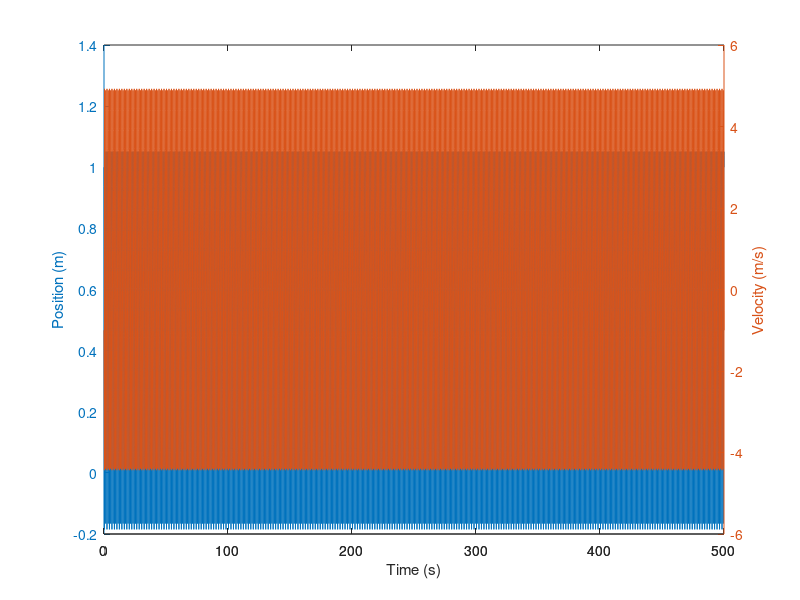
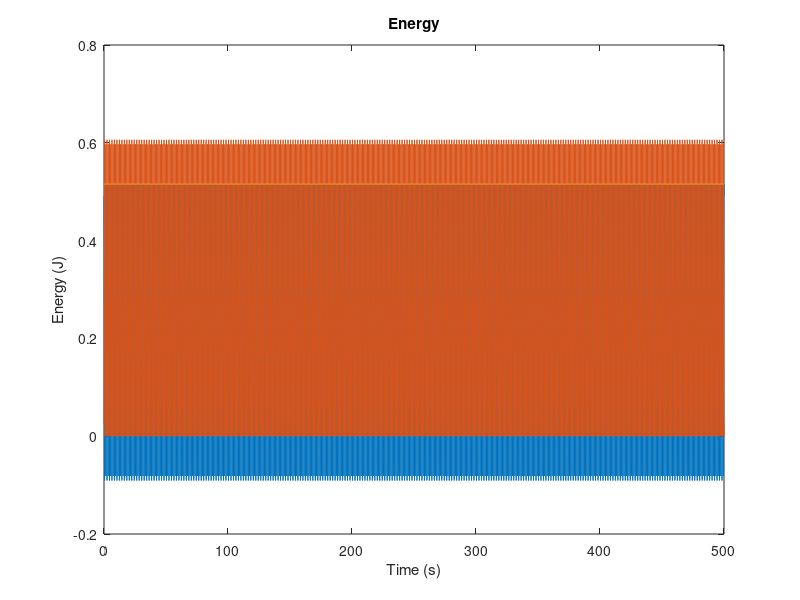

Write MATLAB code to recreate these figures, in order.
%%%%%%%%%%%%%%%%%%%%%%%%%%%%%%%%%%%%%%%%%%
%calcul Bouncing Ball elastic collision
%Nicolas
%03 06 2015
%%%%%%%%%%%%%%%%%%%%%%%%%%%%%%%%%%%%%%%%%%
clear all
close all
clc

%parameter
m=0.05; %mass of the ball
e=1; %restit coeff
z0=1; %initial position
v0=-1; %initial velocity
g=9.81; %gravity
dt=0.05; %time step
N=10000; %number of step

%Velocity Verlet solving
v=[v0];
z=[z0];
Ec(1)=1/2*m*(v(1))^2;
Ep(1)=m*g*z(1);
Em(1)=Ec(1)+Ep(1);

for nn=1:N
    vh=v(nn)-0.5*g*dt;
    z(nn+1)=z(nn)+vh*dt;
    if z(nn+1)>0
        v(nn+1)=vh-0.5*g*dt;
    else
        v(nn+1)=-e*(vh-0.5*g*dt);
    end
    Ec(nn+1)=1/2*m*(v(nn+1))^2;
    Ep(nn+1)=m*g*z(nn+1);
    Em(nn+1)=Ec(nn+1)+Ep(nn+1);
end

%% Plot
t=0:dt:N*dt;
[hAx,~,~]=plotyy(t,z,t,v);

xlabel('Time (s)')
ylabel(hAx(1),'Position (m)') % left y-axis
ylabel(hAx(2),'Velocity (m/s)') % right y-axis

figure(2)
plot(t,Ep,t,Ec,t,Em)
% plot(t,Em)
title('Energy')
xlabel('Time (s)')
ylabel('Energy (J)')